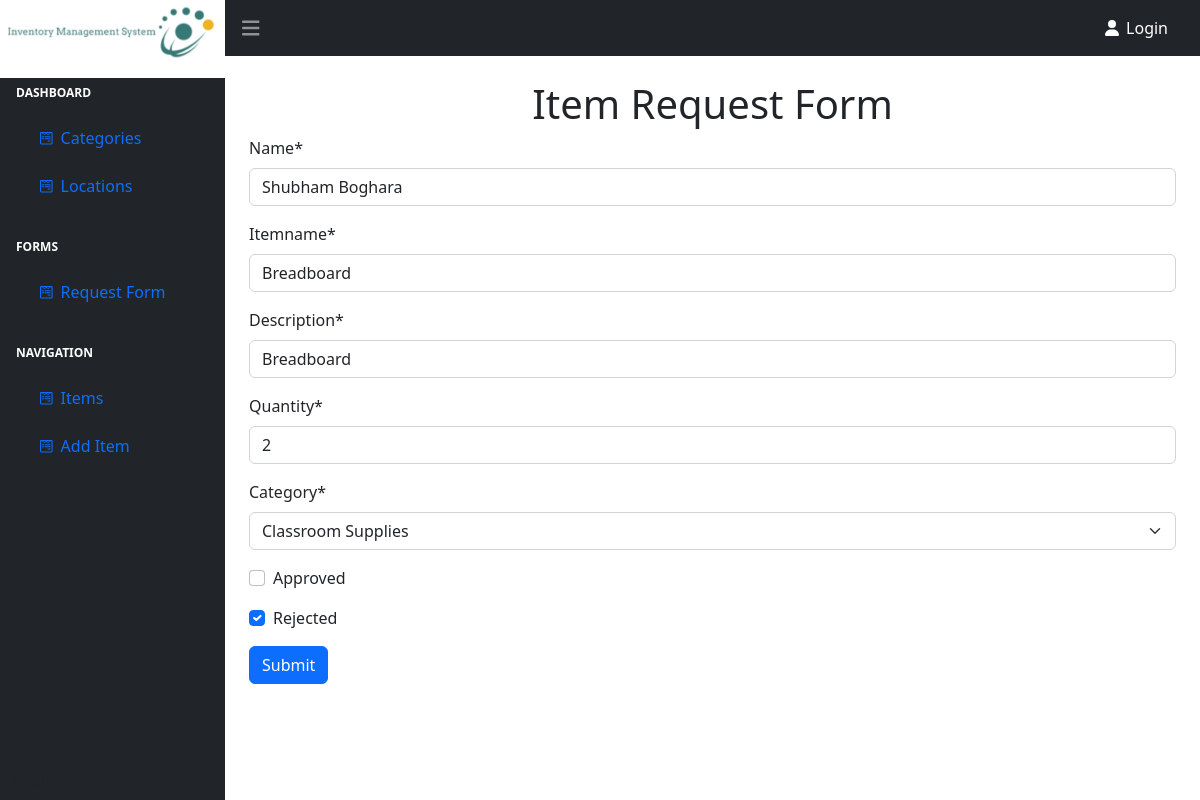
/review-form/1, run on an earlier commit of the app's database.
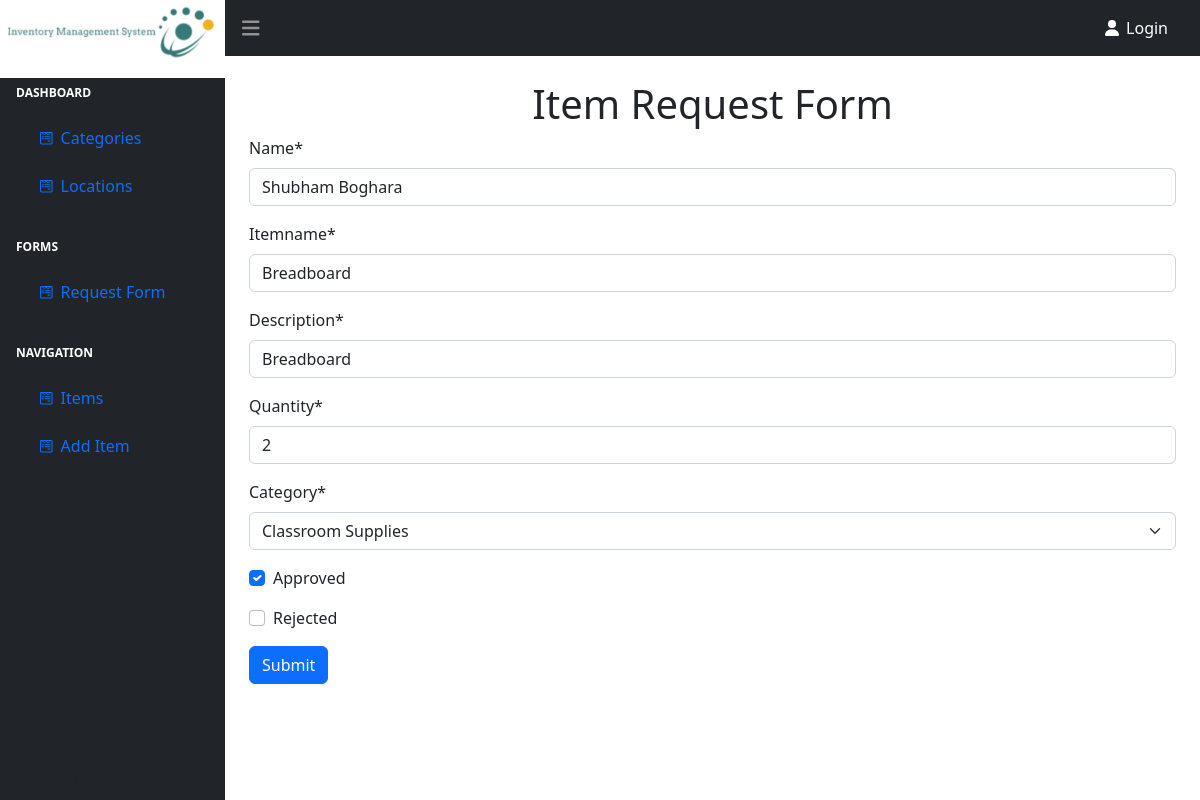
And on a later commit of the database.
### basic/models.py (models this page shows, shortened)
class Request(models.Model):
    name = models.CharField(max_length=200)
    itemname = models.CharField(max_length=200)
    description = models.CharField(max_length=200)
    quantity = models.PositiveIntegerField()
    category = models.ForeignKey(Category, on_delete=models.CASCADE)
    approved = models.BooleanField(default=False)
    rejected = models.BooleanField(default=False)

class Category(models.Model):
    name = models.CharField(max_length=100)
    description = models.TextField()
    def __str__(self):
        return self.name

### basic/views.py (the view)
# urls.py: path('review-form/<int:id>', review_form, name = "review_form"),
def review_form(request, id):
    item = Request.objects.get(id=id)
    form = RequestFormUpdate(request.POST or None, instance=item)
    if form.is_valid():
        form.save()
        return render(request, "basic/category.html")
    context = {
        "form": form,
    }
    return render(request, "basic/review_form.html", context)

### basic/forms.py
class RequestFormUpdate(ModelForm):
    class Meta:
        model = Request
        fields = "__all__"

### basic/templates/basic/review_form.html
{% extends 'basic/base1.html' %} {% block start %}
{% load crispy_forms_filters %}
{% load crispy_forms_tags %}
<div class="container mx-auto m-4">
    <h1 class="text-center">Item Request Form</h1>
  <div class="form">
    <form action="" method="post">
      {% csrf_token %} {{ form|crispy }}
      <input class="btn btn-primary" type="submit" />
    </form>
  </div>
</div>
{% endblock %}

What changed in the data, as far as the page shows it:
changed Request "Breadboard": approved "☐" → "☑"; rejected "☑" → "☐"
